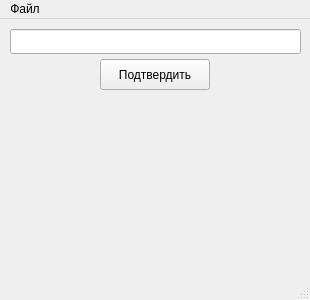
<?xml version="1.0" encoding="UTF-8"?>
<ui version="4.0">
 <class>MainWindow</class>
 <widget class="QMainWindow" name="MainWindow">
  <property name="geometry">
   <rect>
    <x>0</x>
    <y>0</y>
    <width>310</width>
    <height>300</height>
   </rect>
  </property>
  <property name="windowTitle">
   <string>MainWindow</string>
  </property>
  <widget class="QWidget" name="centralwidget">
   <widget class="QLineEdit" name="lineEdit">
    <property name="geometry">
     <rect>
      <x>10</x>
      <y>10</y>
      <width>291</width>
      <height>25</height>
     </rect>
    </property>
   </widget>
   <widget class="QPushButton" name="pushButton">
    <property name="geometry">
     <rect>
      <x>100</x>
      <y>40</y>
      <width>110</width>
      <height>31</height>
     </rect>
    </property>
    <property name="text">
     <string>Подтвердить</string>
    </property>
   </widget>
   <widget class="QLabel" name="label">
    <property name="geometry">
     <rect>
      <x>10</x>
      <y>80</y>
      <width>291</width>
      <height>171</height>
     </rect>
    </property>
    <property name="font">
     <font>
      <pointsize>12</pointsize>
      <weight>50</weight>
      <bold>false</bold>
     </font>
    </property>
    <property name="text">
     <string/>
    </property>
    <property name="alignment">
     <set>Qt::AlignCenter</set>
    </property>
   </widget>
  </widget>
  <widget class="QMenuBar" name="menubar">
   <property name="geometry">
    <rect>
     <x>0</x>
     <y>0</y>
     <width>310</width>
     <height>21</height>
    </rect>
   </property>
   <widget class="QMenu" name="menuFile">
    <property name="title">
     <string>Файл</string>
    </property>
    <addaction name="actionExit"/>
   </widget>
   <addaction name="menuFile"/>
  </widget>
  <widget class="QStatusBar" name="statusbar"/>
  <action name="actionExit">
   <property name="text">
    <string>Выйти</string>
   </property>
  </action>
 </widget>
 <resources/>
 <connections/>
</ui>
